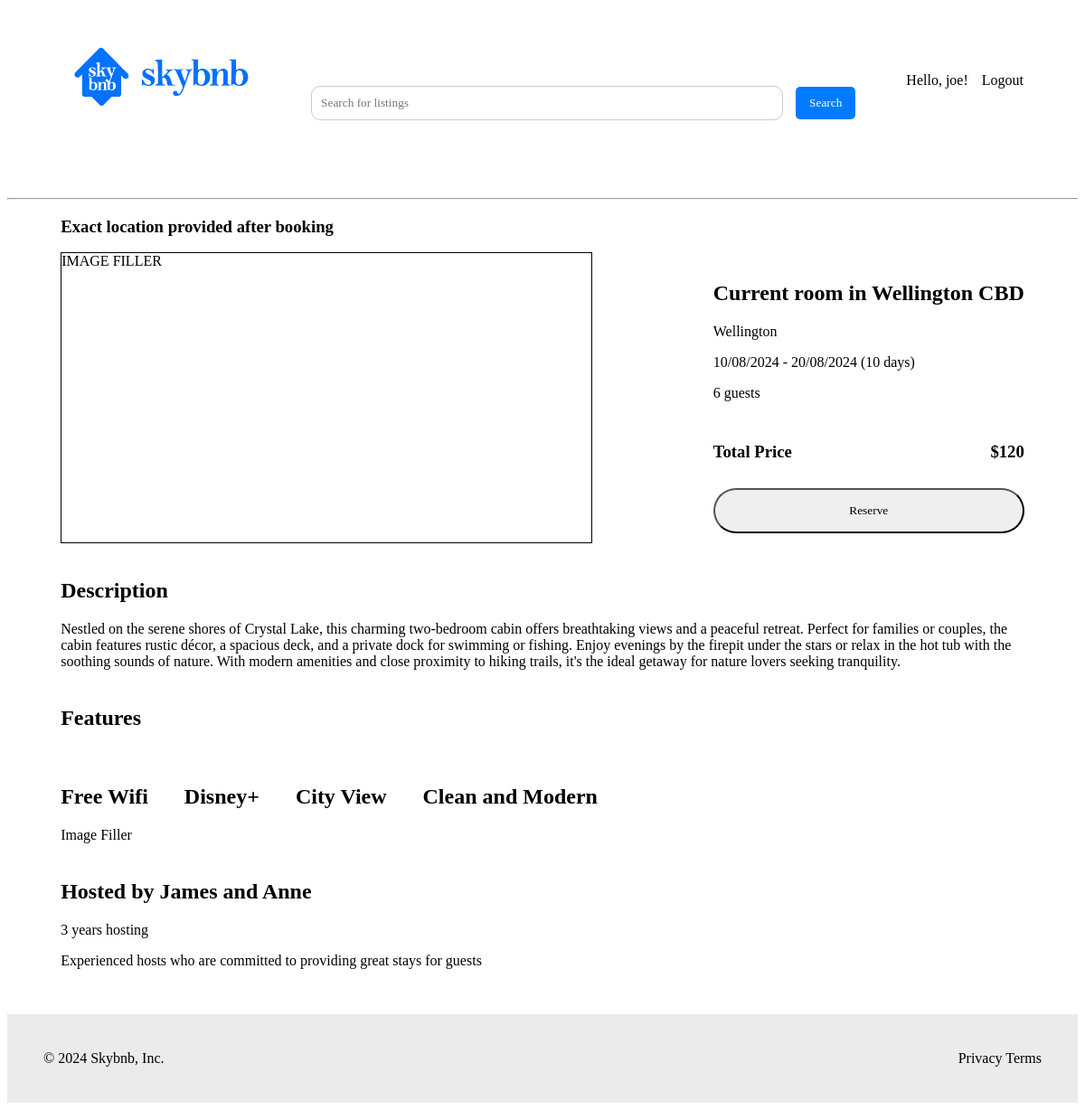
Page /stays/1 (signed in) on the committed database.
### stays/models.py (models this page shows, shortened)
class Stay(models.Model):
    title = models.CharField(max_length=255)
    price = models.IntegerField()
    location = models.CharField(max_length=255)
    host = models.ForeignKey(Host, on_delete=models.PROTECT, related_name='host')
    guests = models.IntegerField()
    bedrooms = models.IntegerField()
    bathrooms = models.IntegerField()
    features = models.TextField(max_length=510)
    description = models.TextField(max_length=510)
    address = models.CharField(max_length=255)

### stays/views.py (the view)
# urls.py: path('stays/<int:pk>', StayDetailView.as_view(), name='stay_detail'),
class StayDetailView(DetailView):
    model = Stay
    template_name = 'stays/stay_detail.html'
    context_object_name = 'stay'

### stays/templates/stays/stay_detail.html (shortened to what this page needs)
{% extends 'base.html' %}
{% block content %}
<div id="stay-detail">
    <h3 class="location">Exact location provided after booking</h3>
    <div class="stay-section-1">
        <div class="stay-images">
            IMAGE FILLER
        </div>
        <div class="stay-section-1-info">
            <div>
                <h2>{{ stay.title }}</h2>
                <p>{{ stay.location }}</p>
                <p>10/08/2024 - 20/08/2024 (10 days)</p>
                <p>{{ stay.guests }} guests</p>
            </div>
            <div class="stay-price">
                <h3>Total Price</h3>
                <h3>${{ stay.price }}</h3>
            </div>
            <button>Reserve</button>
        </div>
    </div>
    <div class="stay-description">
        <h2>Description</h2>
        <p>{{ stay.description }}</p>
    </div>
    <div class="stay-features">
        <h2>Features</h2>
        <div>
            <h2>Free Wifi</h2>
            <h2>Disney+</h2>
            <h2>City View</h2>
            <h2>Clean and Modern</h2>
        </div>
    </div>
    <div class="stay-host-details">
        <div class="image">
            Image Filler
        </div>
        <div class="stay-host-info">
            <h2>Hosted by James and Anne</h2>
            <p>3 years hosting</p>
            <p>Experienced hosts who are committed to providing great stays for guests</p>
        </div>
    </div>
</div>
{% endblock %}

### templates/base.html (shortened to what this page needs)
<!DOCTYPE html>
<html lang="en">
<head>
  {% load static %}
  <link href="{% static 'css/base.css' %}" rel="stylesheet">
</head>
<body>
  <header class="main-header">
      <h1 class="header-title"><a href="{% url 'home' %}">
        <img src="{% static 'logo.png' %}" alt="Logo Image">
        </a></h1>
      <div class="search-container">
          <form action="{% url 'search' %}" method="get">
              <input type="text" name="q" placeholder="Search for listings" required>
              <button type="submit">Search</button>
          </form>
      </div>
      <div class="authenticate">
          {% if user.is_authenticated %}
              <span>Hello, {{ user.username }}!</span>
              <a href="{% url 'logout' %}" class="logout-link">Logout</a>
          {% else %}
              <a href="{% url 'login' %}" class="login-link">Login</a>
              <a href="{% url 'signup' %}" class="login-link">Sign Up</a>
          {% endif %}
      </div>
  </header>
    <div>
        <hr>
    </div>
  <div>
      {% block content %}
      {% endblock %}
  </div>
  <footer>
      <div class="text1">
          &copy; 2024 Skybnb, Inc.
      </div>
      <div class="text2">
          Privacy Terms
      </div>
  </footer>
</body>
</html>

### static/css/base.css (style rules this page uses)
* { font-family:Cambria, Cochin, Georgia, Times, 'Times New Roman', serif; }
.main-header { display: flex; justify-content: space-between; align-items: center; padding: 10px; }
.header-title { margin-left: 50px; color: blue; }
.header-title img { width: 200px; padding: 10px; }
.header-title a { text-decoration: none; color: blue; }
h2 { text-align: center; }
h2 { padding-top: 20px; }
.authenticate { display: flex; gap: 15px; margin-right: 50px; }
.authenticate a { text-decoration: none; color: black; }
footer { display: flex; justify-content: space-between; background-color: rgb(235, 235, 235); padding: 40px; margin-top: 50px; }
.search-container { display: flex; justify-content: center; margin-top: 50px; }
.search-container input[type="text"] { padding: 10px; border-radius: 10px; border: 1px solid #ccc; width: 500px; }
.search-container button { padding: 10px 15px; margin-left: 10px; background-color: #007BFF; color: white; border: none; border-radius: 5px; cursor: pointer; }
hr { margin-top: 50px; }
input { border : 1px solid rgb(196, 196, 196); }
#stay-detail { width: 90%; margin: auto; }
#stay-detail div h2 { text-align: left; }
.stay-section-1 { display: flex; flex-direction: row; align-items: center; justify-content: space-between; height: 40vh; gap: 20px }
.stay-images { height: 100%; width: 55%; border: solid black 1px; }
.stay-section-1-info { display: flex; justify-content: space-evenly; flex-direction: column; height: 100%; }
.stay-section-1-info button { height: 50px; border-radius: 50px; }
.stay-section-1-info h2 { padding-top: 0; }
.stay-price { display: flex; flex-direction: row; justify-content: space-between; }
.stay-features div { display: flex; gap: 40px; }

### rows in the picture
Stay: title "Current room in Wellington CBD", location "Wellington", guests "6", price "120", description "Nestled on the serene shores of Crystal Lake, this charming two-bedroom cabin offers breathtaking views and a peaceful retreat. Perfect for families or couples, the cabin features rustic décor, a spacious deck, and a private dock for swimming or fishing. Enjoy evenings by the firepit under the stars or relax in the hot tub with the soothing sounds of nature. With modern amenities and close proximity to hiking trails, it's the ideal getaway for nature lovers seeking tranquility."

### other values in the picture
{{ user.username }} "joe"
